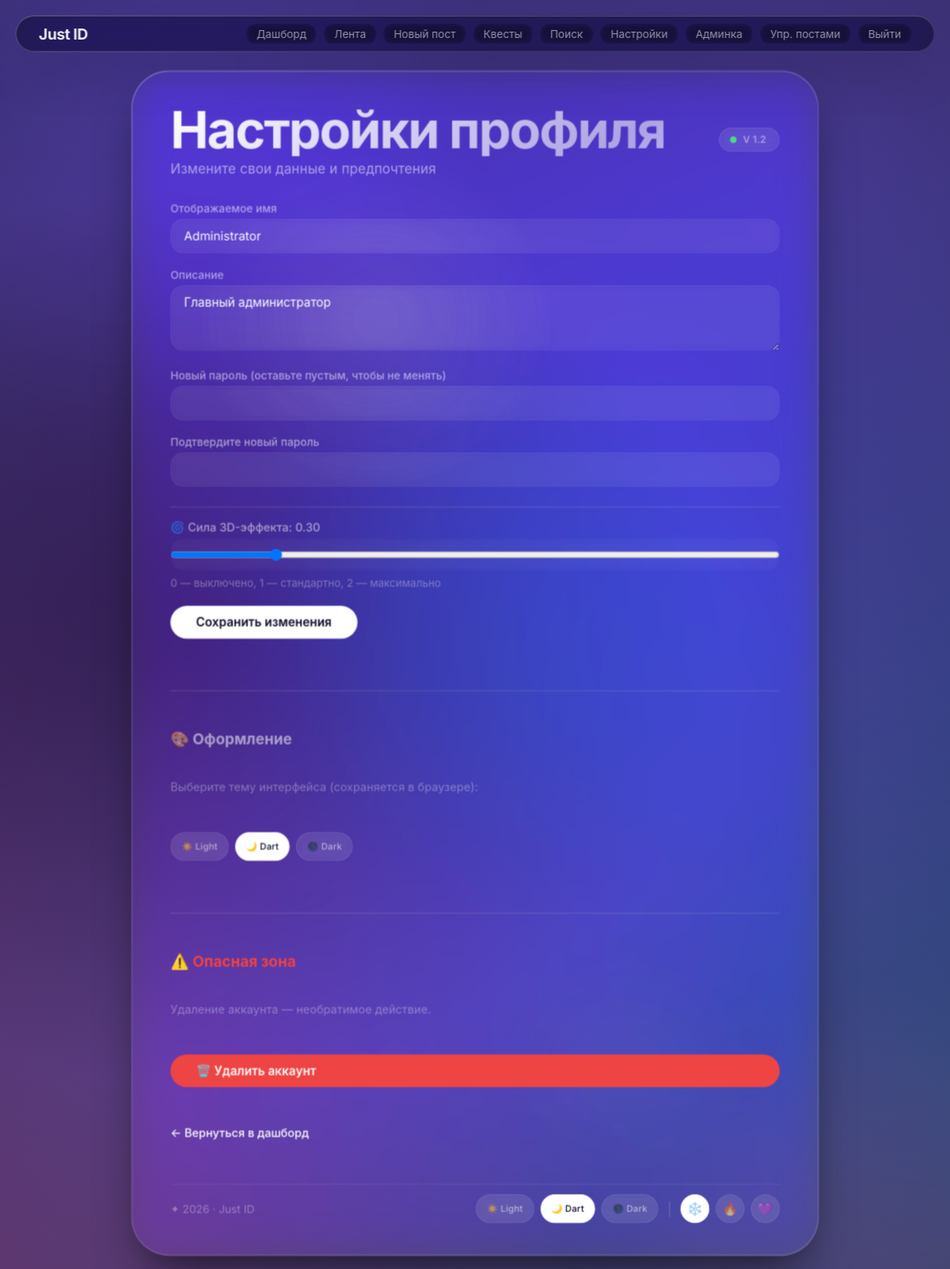
The app's page /settings (signed in) with its own data.
### tables this page shows
CREATE TABLE users (
            id INTEGER PRIMARY KEY AUTOINCREMENT,
            username TEXT UNIQUE NOT NULL,
            password_hash TEXT NOT NULL,
            display_name TEXT NOT NULL,
            description TEXT,
            balance REAL DEFAULT 0.0,
            is_admin INTEGER DEFAULT 0,
            created_at TIMESTAMP DEFAULT CURRENT_TIMESTAMP,
            tilt_multiplier REAL DEFAULT 0.30,
            last_reward_time REAL
        );

### justaccount.py (the view, shortened to what this page needs)
@app.route('/settings', methods=['GET', 'POST'])
def settings():
    if 'user_id' not in session:
        flash('Пожалуйста, войдите.', 'error')
        return redirect(url_for('login'))
    user = get_user_by_id(session['user_id'])
    if not user:
        session.clear()
        flash('Сессия устарела.', 'error')
        return redirect(url_for('login'))
    return render_template('settings.html', user=user)

### justaccount.py (called while the page is built)
def get_db():
    db = sqlite3.connect('instance/users.db')
    db.row_factory = sqlite3.Row
    return db

def get_user_by_id(user_id):
    db = get_db()
    user = db.execute('SELECT * FROM users WHERE id = ?', (user_id,)).fetchone()
    db.close()
    return user

@app.context_processor
def inject_user():
    if 'user_id' in session:
        user = get_user_by_id(session['user_id'])
        return dict(current_user=user)
    return dict(current_user=None)

### templates/settings.html (shortened to what this page needs)
{% extends "base.html" %}
{% block page_title %}Настройки профиля{% endblock %}
{% block sub_title %}Измените свои данные и предпочтения{% endblock %}
{% block content %}
<form method="POST" action="{{ url_for('settings') }}">
    <div class="form-group">
        <label for="display_name">Отображаемое имя</label>
        <input type="text" id="display_name" name="display_name" value="{{ user.display_name }}" required />
    </div>
    <div class="form-group">
        <label for="description">Описание</label>
        <textarea id="description" name="description" rows="3">{{ user.description or '' }}</textarea>
    </div>
    <div class="form-group">
        <label for="new_password">Новый пароль (оставьте пустым, чтобы не менять)</label>
        <input type="password" id="new_password" name="new_password" />
    </div>
    <div class="form-group">
        <label for="confirm_password">Подтвердите новый пароль</label>
        <input type="password" id="confirm_password" name="confirm_password" />
    </div>
    <hr style="border-color: var(--glass-border); margin: 1.5rem 0 1rem;" />
    <div class="form-group">
        <label for="tilt_range" style="font-size: 0.9rem;">🌀 Сила 3D-эффекта: <span id="tilt_display">{{
                "%.2f"|format(user.tilt_multiplier) }}</span></label>
        <input type="range" id="tilt_range" name="tilt_multiplier" min="0" max="2" step="0.01"
            value="{{ user.tilt_multiplier }}" style="width: 100%;" />
        <small style="color: var(--text-muted);">0 — выключено, 1 — стандартно, 2 — максимально</small>
    </div>
    <button type="submit" class="btn-submit">Сохранить изменения</button>
</form>
<hr style="border-color: var(--glass-border); margin: 2rem 0 1rem;" />
<h3 style="color: var(--text-secondary); margin-bottom: 0.5rem;">🎨 Оформление</h3>
<p style="color: var(--text-muted); font-size: 0.9rem; margin-bottom: 1rem;">Выберите тему интерфейса (сохраняется в
    браузере):</p>
<div class="controls" style="justify-content: flex-start; gap: 0.5rem;">
    <button class="ctrl-btn theme-btn" data-theme="light" title="Светлая">☀️ Light</button>
    <button class="ctrl-btn theme-btn active" data-theme="dart" title="Dart">🌙 Dart</button>
    <button class="ctrl-btn theme-btn" data-theme="dark" title="Тёмная">🌑 Dark</button>
</div>
<hr style="border-color: var(--glass-border); margin: 2rem 0 1rem;" />
<h3 style="color: #ef4444; margin-bottom: 0.5rem;">⚠️ Опасная зона</h3>
<p style="color: var(--text-muted); font-size: 0.9rem; margin-bottom: 1rem;">
    Удаление аккаунта — необратимое действие.
</p>
<button id="deleteAccountBtn" class="btn-submit" style="background: #ef4444; color: white; border: none;">
    🗑️ Удалить аккаунт
</button>
<div class="auth-links">
    <a href="{{ url_for('dashboard') }}">← Вернуться в дашборд</a>
</div>
{% endblock %}

### templates/base.html (style rules this page uses)
* { margin: 0; padding: 0; box-sizing: border-box; }
:root { --bg-1: #0f0c29; --bg-2: #302b63; --bg-3: #24243e; --glass-bg: rgba(255, 255, 255, 0.04); --glass-border: rgba(255, 255, 255, 0.10); --glass-shadow: 0 30px 60px -20px rgba(0, 0, 0, 0.7); --glass-inset: inset 0 0 0 1px rgba(255, 255, 255, 0.08); --text-primary: #ffffff; --text-secondary: rgba(255, 255, 255, 0.55); --text-muted: rgba(255, 255, 255, 0.35); --card-bg: rgba(255, 255, 255, 0.04); --card-border: rgba(255, 255, 255, 0.06); --badge-bg: rgba(255, 255, 255, 0.08); --orb-1: rgba(120, 80, 255, 0.35); --orb-2: rgba(255, 100, 200, 0.25); --orb-3: rgba(0, 200, 255, 0.20); --spotlight-color: rgba(255, 255, 255, 0.05); --btn-bg: rgba(255, 255, 255, 0.08); --btn-border: rgba(255, 255, 255, 0.10); --btn-hover-bg: rgba(255, 255, 255, 0.15); --navbar-bg: rgba(10, 10, 20, 0.55); }
body.dart-mode { --bg-1: #0f0c29; --bg-2: #302b63; --bg-3: #24243e; --glass-bg: rgba(255, 255, 255, 0.04); --glass-border: rgba(255, 255, 255, 0.10); --glass-shadow: 0 30px 60px -20px rgba(0, 0, 0, 0.7); --glass-inset: inset 0 0 0 1px rgba(255, 255, 255, 0.08); --text-primary: #ffffff; --text-secondary: rgba(255, 255, 255, 0.55); --text-muted: rgba(255, 255, 255, 0.35); --card-bg: rgba(255, 255, 255, 0.04); --card-border: rgba(255, 255, 255, 0.06); --badge-bg: rgba(255, 255, 255, 0.08); --orb-1: rgba(120, 80, 255, 0.35); --orb-2: rgba(255, 100, 200, 0.25); --orb-3: rgba(0, 200, 255, 0.20); --spotlight-color: rgba(255, 255, 255, 0.05); --btn-bg: rgba(255, 255, 255, 0.08); --btn-border: rgba(255, 255, 255, 0.10); --btn-hover-bg: rgba(255, 255, 255, 0.15); --navbar-bg: rgba(10, 10, 30, 0.55); }
body { min-height: 100vh; display: flex; align-items: center; justify-content: center; font-family: "Inter", -apple-system, BlinkMacSystemFont, sans-serif; background: var(--bg-1); padding: 1.5rem; padding-top: 6rem; transition: background 0.6s ease, color 0.4s ease; perspective: 1200px; cursor: default; }
.form-group { margin-bottom: 1.2rem; }
.form-group label { display: block; font-size: 0.85rem; font-weight: 500; color: var(--text-secondary); margin-bottom: 0.3rem; }
.form-group input, .form-group textarea { width: 100%; padding: 0.7rem 1rem; border-radius: 1rem; background: var(--card-bg); border: 1px solid var(--card-border); color: var(--text-primary); font-family: inherit; font-size: 0.95rem; transition: border 0.25s; backdrop-filter: blur(4px); }
.form-group textarea { resize: vertical; min-height: 80px; }
.btn-submit { display: inline-flex; align-items: center; gap: 0.6rem; padding: 0.7rem 2rem; border-radius: 100px; background: var(--text-primary); color: var(--bg-1); border: none; font-weight: 600; font-size: 0.95rem; cursor: pointer; transition: all 0.3s ease; font-family: inherit; text-decoration: none; }
.auth-links { margin-top: 1rem; font-size: 0.9rem; color: var(--text-secondary); }
.auth-links a { color: var(--text-primary); text-decoration: none; font-weight: 500; }
.controls { display: flex; align-items: center; gap: 0.5rem; flex-wrap: wrap; }
.ctrl-btn { display: inline-flex; align-items: center; justify-content: center; width: 36px; height: 36px; border-radius: 50%; background: var(--btn-bg); border: 1px solid var(--btn-border); color: var(--text-secondary); font-size: 1rem; cursor: pointer; transition: all 0.25s ease; backdrop-filter: blur(4px); -webkit-backdrop-filter: blur(4px); font-family: inherit; }
.ctrl-btn.active { background: var(--text-primary); color: var(--bg-1); border-color: var(--text-primary); }
.ctrl-btn.theme-btn { width: auto; padding: 0 0.8rem; border-radius: 100px; font-size: 0.7rem; font-weight: 500; letter-spacing: 0.02em; gap: 0.3rem; }

### records on screen
users: display_name "Administrator", description "Главный администратор", tilt_multiplier "0.30", tilt_multiplier "0.3"
